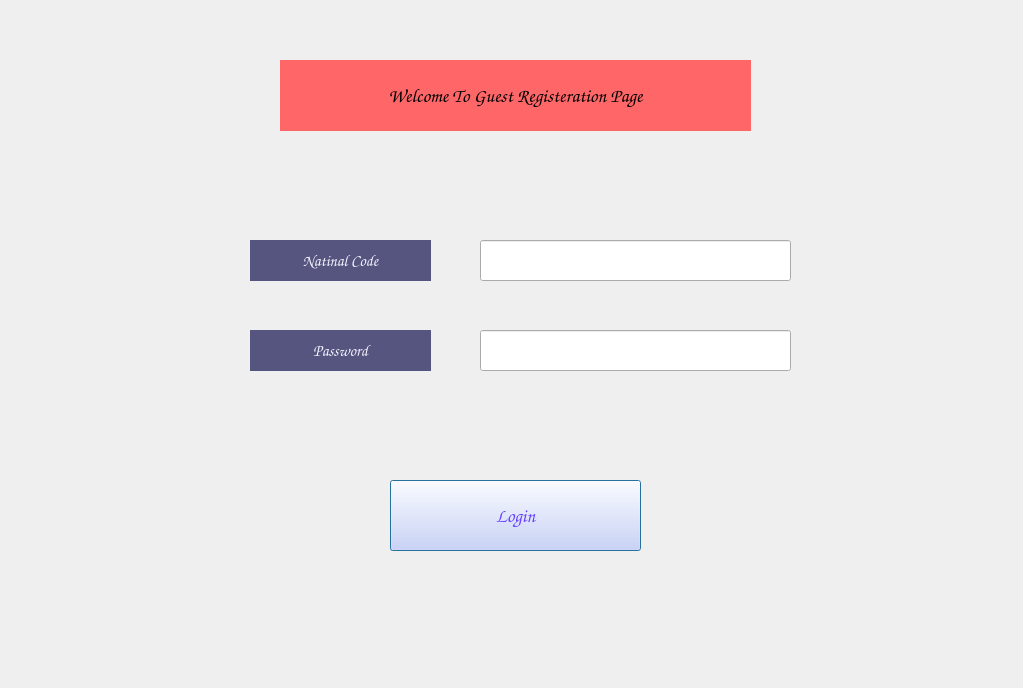
<?xml version="1.0" encoding="UTF-8"?>
<ui version="4.0">
 <class>loginPage</class>
 <widget class="QDialog" name="loginPage">
  <property name="geometry">
   <rect>
    <x>0</x>
    <y>0</y>
    <width>1023</width>
    <height>688</height>
   </rect>
  </property>
  <property name="windowTitle">
   <string>Dialog</string>
  </property>
  <property name="styleSheet">
   <string notr="true">
color: rgb(0, 0, 0);
</string>
  </property>
  <property name="windowFilePath">
   <string/>
  </property>
  <widget class="QPushButton" name="Login_Button">
   <property name="geometry">
    <rect>
     <x>390</x>
     <y>480</y>
     <width>251</width>
     <height>71</height>
    </rect>
   </property>
   <property name="font">
    <font>
     <family>Comic Sans MS</family>
     <pointsize>14</pointsize>
     <weight>75</weight>
     <bold>true</bold>
    </font>
   </property>
   <property name="cursor">
    <cursorShape>OpenHandCursor</cursorShape>
   </property>
   <property name="acceptDrops">
    <bool>false</bool>
   </property>
   <property name="autoFillBackground">
    <bool>false</bool>
   </property>
   <property name="styleSheet">
    <string notr="true">background-color: rgb(208, 209, 255);
color: rgb(102, 64, 255);</string>
   </property>
   <property name="text">
    <string>Login</string>
   </property>
  </widget>
  <widget class="QLabel" name="Login_nationalCode_L">
   <property name="geometry">
    <rect>
     <x>250</x>
     <y>240</y>
     <width>181</width>
     <height>41</height>
    </rect>
   </property>
   <property name="font">
    <font>
     <family>Comic Sans MS</family>
     <pointsize>12</pointsize>
     <weight>75</weight>
     <bold>true</bold>
    </font>
   </property>
   <property name="styleSheet">
    <string notr="true">background-color: rgb(85, 85, 127);
color: rgb(245, 243, 255);</string>
   </property>
   <property name="text">
    <string>Natinal Code</string>
   </property>
   <property name="alignment">
    <set>Qt::AlignCenter</set>
   </property>
  </widget>
  <widget class="QLineEdit" name="Login_nationalCode_LE">
   <property name="geometry">
    <rect>
     <x>480</x>
     <y>240</y>
     <width>311</width>
     <height>41</height>
    </rect>
   </property>
  </widget>
  <widget class="QLabel" name="label_2">
   <property name="geometry">
    <rect>
     <x>280</x>
     <y>60</y>
     <width>471</width>
     <height>71</height>
    </rect>
   </property>
   <property name="font">
    <font>
     <family>Comic Sans MS</family>
     <pointsize>14</pointsize>
     <weight>75</weight>
     <bold>true</bold>
    </font>
   </property>
   <property name="cursor">
    <cursorShape>ClosedHandCursor</cursorShape>
   </property>
   <property name="styleSheet">
    <string notr="true">background-color: rgb(255, 102, 104);</string>
   </property>
   <property name="text">
    <string>Welcome To Guest Registeration Page</string>
   </property>
   <property name="alignment">
    <set>Qt::AlignCenter</set>
   </property>
  </widget>
  <widget class="QLabel" name="Login_password_L">
   <property name="geometry">
    <rect>
     <x>250</x>
     <y>330</y>
     <width>181</width>
     <height>41</height>
    </rect>
   </property>
   <property name="font">
    <font>
     <family>Comic Sans MS</family>
     <pointsize>12</pointsize>
     <weight>75</weight>
     <bold>true</bold>
    </font>
   </property>
   <property name="styleSheet">
    <string notr="true">background-color: rgb(85, 85, 127);
color: rgb(245, 243, 255);</string>
   </property>
   <property name="text">
    <string>Password</string>
   </property>
   <property name="alignment">
    <set>Qt::AlignCenter</set>
   </property>
  </widget>
  <widget class="QLineEdit" name="Login_password_LE">
   <property name="geometry">
    <rect>
     <x>480</x>
     <y>330</y>
     <width>311</width>
     <height>41</height>
    </rect>
   </property>
  </widget>
 </widget>
 <resources/>
 <connections/>
</ui>
